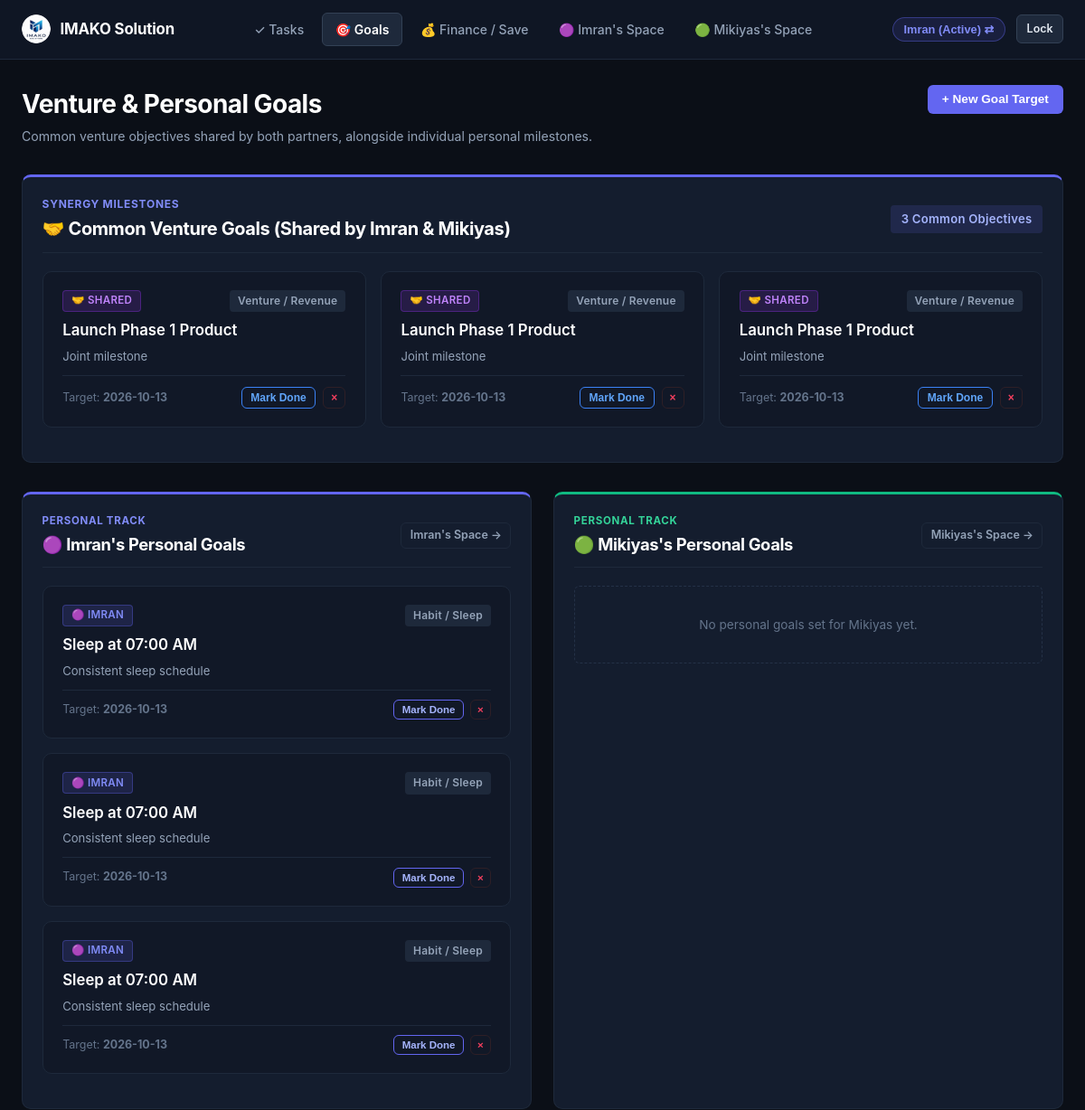
The page /goals (signed in, upper part) on the database as committed earlier.
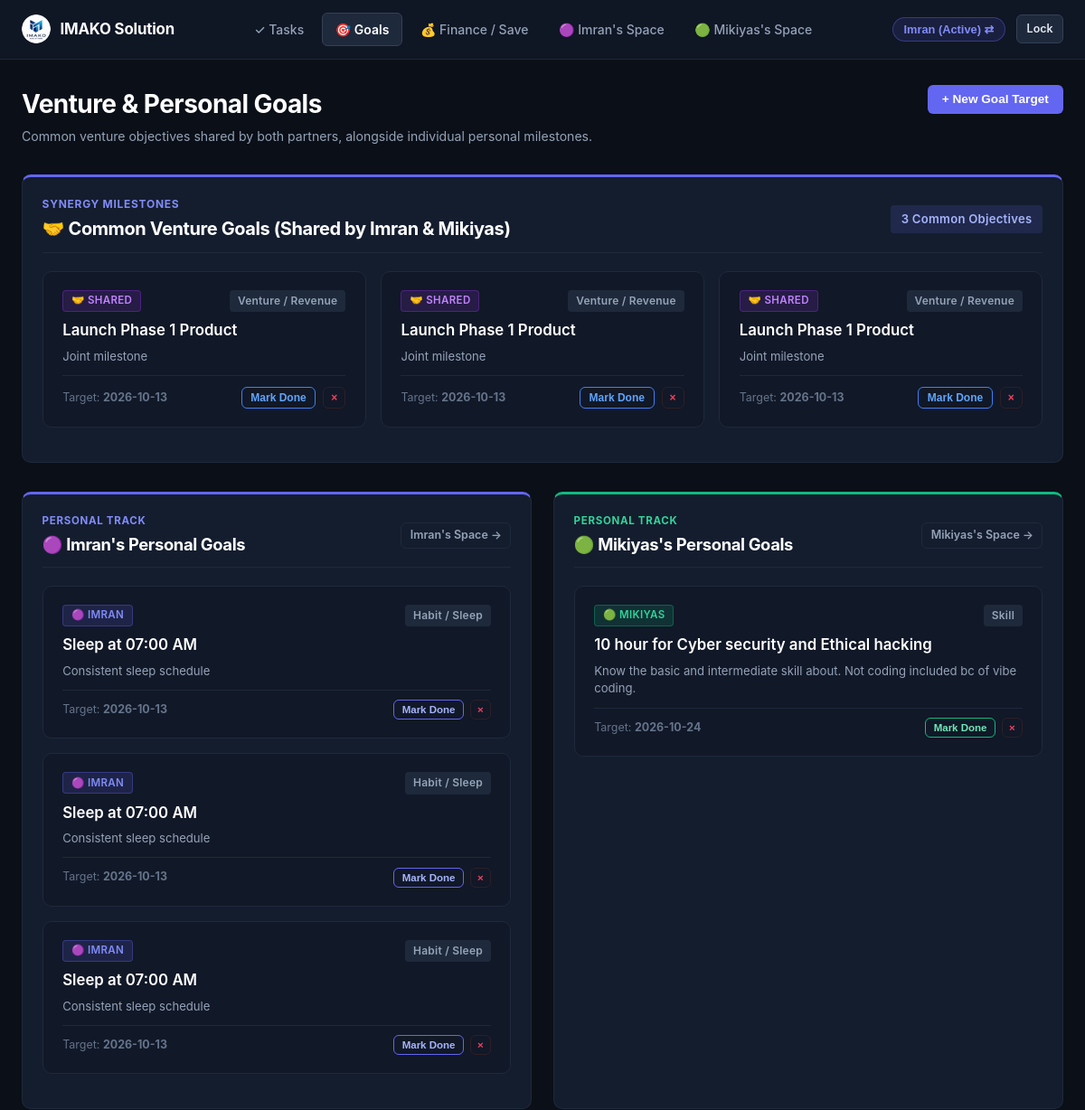
The same page on the database as committed later.
### tables this page shows
CREATE TABLE goals (
        id INTEGER PRIMARY KEY AUTOINCREMENT,
        goal_type TEXT NOT NULL CHECK(goal_type IN ('shared', 'imran', 'mikiyas')),
        title TEXT NOT NULL,
        description TEXT,
        target_time TEXT,
        target_date TEXT,
        category TEXT DEFAULT 'General',
        is_completed INTEGER NOT NULL DEFAULT 0,
        proof_image TEXT,
        proof_text TEXT,
        ai_verified INTEGER NOT NULL DEFAULT 0,
        ai_status TEXT NOT NULL DEFAULT 'Unverified',
        ai_feedback TEXT,
        reminder_enabled INTEGER NOT NULL DEFAULT 1,
        created_at TIMESTAMP DEFAULT CURRENT_TIMESTAMP
    , progress_pct INTEGER NOT NULL DEFAULT 0);

### app.py (the view)
@app.route("/goals")
def goals_view():
    viewer_id = session.get("logged_in_user", "imran")
    conn = get_db_connection()
    categorized = get_all_categorized_goals(conn)
    conn.close()
    return render_template(
        "goals.html",
        active_page="goals",
        shared_goals=categorized["shared"],
        imran_goals=categorized["imran"],
        mikiyas_goals=categorized["mikiyas"],
        viewer_id=viewer_id
    )

### templates/goals.html (shortened to what this page needs)
{% extends "base.html" %}
{% block content %}
<div style="margin-bottom: 2rem; display:flex; justify-content:space-between; align-items:flex-start; flex-wrap:wrap; gap:1rem;">
  <div>
    <h1 style="font-size:1.75rem; font-weight:700;">Venture &amp; Personal Goals</h1>
    <p style="font-size:0.88rem; color:var(--text-muted); margin-top:0.25rem;">
      Common venture objectives shared by both partners, alongside individual personal milestones.
    </p>
  </div>
  <button class="btn btn-primary" data-open-modal="addGoalModal">
    + New Goal Target
  </button>
</div>
<div class="card" style="margin-bottom: 2rem; border-top: 3px solid #6366f1;">
  <div class="card-header" style="margin-bottom: 1.25rem;">
    <div>
      <div style="font-size:0.75rem; font-weight:700; text-transform:uppercase; letter-spacing:0.06em; color:#818cf8; margin-bottom:0.2rem;">
        Synergy Milestones
      </div>
      <h2 style="font-size:1.25rem; font-weight:700; color:#ffffff;">
        🤝 Common Venture Goals (Shared by Imran &amp; Mikiyas)
      </h2>
    </div>
    <span class="badge" style="background:rgba(99, 102, 241, 0.15); color:#a5b4fc; font-size:0.82rem; padding:0.35rem 0.75rem;">
      {{ shared_goals|length }} Common Objectives
    </span>
  </div>
  {% if shared_goals %}
    <div style="display:grid; grid-template-columns: repeat(auto-fill, minmax(320px, 1fr)); gap:1rem;">
      {% for goal in shared_goals %}
        <div class="goal-tile {% if goal.is_completed %}completed{% endif %}">
          <div class="goal-tile-header">
            <span class="badge-assignee shared">🤝 Shared</span>
            <span class="badge" style="background:#1e293b; color:#94a3b8; font-size:0.75rem;">{{ goal.category }}</span>
          </div>
          <div class="goal-tile-title" style="margin-bottom:0.4rem; {% if goal.is_completed %}text-decoration:line-through; color:#64748b;{% endif %}">
            {{ goal.title }}
          </div>
          {% if goal.description %}
            <p style="font-size:0.82rem; color:var(--text-muted); margin-bottom:0.75rem; line-height:1.4;">
              {{ goal.description }}
            </p>
          {% endif %}
          <div style="display:flex; justify-content:space-between; align-items:center; font-size:0.78rem; color:var(--text-subtle); margin-top:0.75rem; padding-top:0.75rem; border-top:1px solid #1e293b;">
            <span>Target: <strong>{{ goal.target_date or 'No deadline' }}</strong></span>
            <div style="display:flex; align-items:center; gap:0.5rem;">
              <form action="{{ url_for('toggle_goal_status', goal_id=goal.id) }}" method="POST" style="margin:0;">
                <button type="submit" class="btn btn-outline btn-sm" style="padding:0.25rem 0.6rem; font-size:0.75rem; border-color:{% if goal.is_completed %}#10b981{% else %}#3b82f6{% endif %}; color:{% if goal.is_completed %}#34d399{% else %}#60a5fa{% endif %};">
                  {% if goal.is_completed %}✓ Done{% else %}Mark Done{% endif %}
                </button>
              </form>
              <form action="{{ url_for('delete_goal', goal_id=goal.id) }}" method="POST" style="margin:0;">
                <button type="submit" class="btn btn-outline btn-sm delete-confirm-btn" data-confirm-msg="Remove this goal?" style="padding:0.25rem 0.5rem; font-size:0.75rem; border-color:#2e1f26; color:#f43f5e;">
                  &times;
                </button>
              </form>
            </div>
          </div>
        </div>
      {% endfor %}
    </div>
  {% else %}
    <div style="padding:2.5rem 1rem; text-align:center; color:var(--text-muted); border:1px dashed #243147; border-radius:var(--radius-sm); font-size:0.88rem;">
      No shared common goals recorded yet. Click "+ New Goal Target" and select "Shared (Both of Us)".
    </div>
  {% endif %}
</div>
<div class="grid-2">
  <div class="card" style="border-top: 3px solid #6366f1;">
    <div class="card-header" style="margin-bottom: 1.25rem;">
      <div>
        <div style="font-size:0.72rem; font-weight:700; text-transform:uppercase; letter-spacing:0.06em; color:#818cf8; margin-bottom:0.2rem;">
          Personal Track
        </div>
        <h3 style="font-size:1.15rem; font-weight:700; color:#ffffff;">
          🟣 Imran's Personal Goals
        </h3>
      </div>
      <a href="/partner/imran" class="btn btn-outline btn-sm" style="font-size:0.78rem;">Imran's Space →</a>
    </div>
    {% if imran_goals %}
      {% for goal in imran_goals %}
        <div class="goal-tile {% if goal.is_completed %}completed{% endif %}">
          <div class="goal-tile-header">
            <span class="badge-assignee imran">🟣 Imran</span>
            <span class="badge" style="background:#1e293b; color:#94a3b8; font-size:0.75rem;">{{ goal.category }}</span>
          </div>
          <div class="goal-tile-title" style="margin-bottom:0.4rem; {% if goal.is_completed %}text-decoration:line-through; color:#64748b;{% endif %}">
            {{ goal.title }}
          </div>
          {% if goal.description %}
            <p style="font-size:0.82rem; color:var(--text-muted); margin-bottom:0.65rem;">
              {{ goal.description }}
            </p>
          {% endif %}
          <div style="display:flex; justify-content:space-between; align-items:center; font-size:0.78rem; color:var(--text-subtle); margin-top:0.65rem; padding-top:0.65rem; border-top:1px solid #1e293b;">
            <span>Target: <strong>{{ goal.target_date or 'Ongoing' }}</strong></span>
            <div style="display:flex; align-items:center; gap:0.4rem;">
              <form action="{{ url_for('toggle_goal_status', goal_id=goal.id) }}" method="POST" style="margin:0;">
                <button type="submit" class="btn btn-outline btn-sm" style="padding:0.25rem 0.55rem; font-size:0.72rem; border-color:{% if goal.is_completed %}#10b981{% else %}#6366f1{% endif %}; color:{% if goal.is_completed %}#34d399{% else %}#a5b4fc{% endif %};">
                  {% if goal.is_completed %}✓ Done{% else %}Mark Done{% endif %}
                </button>
              </form>
              <form action="{{ url_for('delete_goal', goal_id=goal.id) }}" method="POST" style="margin:0;">
                <button type="submit" class="btn btn-outline btn-sm delete-confirm-btn" data-confirm-msg="Remove this goal?" style="padding:0.25rem 0.45rem; font-size:0.72rem; border-color:#2e1f26; color:#f43f5e;">
                  &times;
                </button>
              </form>
            </div>
          </div>
        </div>
      {% endfor %}
    {% else %}
      <div style="padding:2rem 1rem; text-align:center; color:var(--text-subtle); border:1px dashed #243147; border-radius:var(--radius-sm); font-size:0.85rem;">
        No personal goals set for Imran yet.
      </div>
    {% endif %}
  </div>
  <div class="card" style="border-top: 3px solid #10b981;">
    <div class="card-header" style="margin-bottom: 1.25rem;">
      <div>
        <div style="font-size:0.72rem; font-weight:700; text-transform:uppercase; letter-spacing:0.06em; color:#34d399; margin-bottom:0.2rem;">
          Personal Track
        </div>
        <h3 style="font-size:1.15rem; font-weight:700; color:#ffffff;">
          🟢 Mikiyas's Personal Goals
        </h3>
      </div>
      <a href="/partner/mikiyas" class="btn btn-outline btn-sm" style="font-size:0.78rem;">Mikiyas's Space →</a>
    </div>
    {% if mikiyas_goals %}
      {% for goal in mikiyas_goals %}
        <div class="goal-tile {% if goal.is_completed %}completed{% endif %}">
          <div class="goal-tile-header">
            <span class="badge-assignee mikiyas">🟢 Mikiyas</span>
            <span class="badge" style="background:#1e293b; color:#94a3b8; font-size:0.75rem;">{{ goal.category }}</span>
          </div>
          <div class="goal-tile-title" style="margin-bottom:0.4rem; {% if goal.is_completed %}text-decoration:line-through; color:#64748b;{% endif %}">
            {{ goal.title }}
          </div>
          {% if goal.description %}
            <p style="font-size:0.82rem; color:var(--text-muted); margin-bottom:0.65rem;">
              {{ goal.description }}
            </p>
          {% endif %}
          <div style="display:flex; justify-content:space-between; align-items:center; font-size:0.78rem; color:var(--text-subtle); margin-top:0.65rem; padding-top:0.65rem; border-top:1px solid #1e293b;">
            <span>Target: <strong>{{ goal.target_date or 'Ongoing' }}</strong></span>
            <div style="display:flex; align-items:center; gap:0.4rem;">
              <form action="{{ url_for('toggle_goal_status', goal_id=goal.id) }}" method="POST" style="margin:0;">
                <button type="submit" class="btn btn-outline btn-sm" style="padding:0.25rem 0.55rem; font-size:0.72rem; border-color:{% if goal.is_completed %}#10b981{% else %}#10b981{% endif %}; color:{% if goal.is_completed %}#34d399{% else %}#6ee7b7{% endif %};">
                  {% if goal.is_completed %}✓ Done{% else %}Mark Done{% endif %}
                </button>
              </form>
              <form action="{{ url_for('delete_goal', goal_id=goal.id) }}" method="POST" style="margin:0;">
                <button type="submit" class="btn btn-outline btn-sm delete-confirm-btn" data-confirm-msg="Remove this goal?" style="padding:0.25rem 0.45rem; font-size:0.72rem; border-color:#2e1f26; color:#f43f5e;">
                  &times;
                </button>
              </form>
            </div>
          </div>
        </div>
      {% endfor %}
    {% else %}
      <div style="padding:2rem 1rem; text-align:center; color:var(--text-subtle); border:1px dashed #243147; border-radius:var(--radius-sm); font-size:0.85rem;">
        No personal goals set for Mikiyas yet.
      </div>
    {% endif %}
  </div>
</div>
{% endblock %}

### templates/base.html (shortened to what this page needs)
<!DOCTYPE html>
<html lang="en">
<head>
  <link rel="stylesheet" href="{{ url_for('static', filename='css/style.css') }}">
</head>
<body>
  <nav class="navbar">
    <div class="nav-container">
      <a href="/tasks" class="brand-logo">
        <img src="{{ url_for('static', filename='icons/icon-192.png') }}" alt="IMAKO Solution Logo" class="nav-brand-logo-img" style="border-radius:50%; width:32px; height:32px;">
        <span>IMAKO Solution</span>
      </a>
      <ul class="nav-links">
        <li>
          <a href="/tasks" class="nav-link {% if active_page == 'tasks' %}active{% endif %}">
            ✓ Tasks
          </a>
        </li>
        <li>
          <a href="/goals" class="nav-link {% if active_page == 'goals' %}active{% endif %}">
            🎯 Goals
          </a>
        </li>
        <li>
          <a href="/finance" class="nav-link {% if active_page in ('finance', 'money') %}active{% endif %}">
            💰 Finance / Save
          </a>
        </li>
        <li>
          <a href="/partner/imran" class="nav-link {% if active_page == 'partner_imran' %}active{% endif %}">
            🟣 Imran's Space
          </a>
        </li>
        <li>
          <a href="/partner/mikiyas" class="nav-link {% if active_page == 'partner_mikiyas' %}active{% endif %}">
            🟢 Mikiyas's Space
          </a>
        </li>
      </ul>
      <div class="nav-auth">
        {% if current_user %}
          <form action="{{ url_for('switch_partner') }}" method="POST" style="display:inline;">
            {% if current_user.id == 'imran' %}
              <button type="submit" class="user-badge" style="cursor:pointer; border:1px solid rgba(99, 102, 241, 0.4);" title="Currently Imran. Click to switch to Mikiyas">
                Imran (Active) ⇄
              </button>
            {% else %}
              <input type="hidden" name="partner_id" value="imran">
              <button type="submit" class="user-badge mikiyas" style="cursor:pointer; border:1px solid rgba(16, 185, 129, 0.4);" title="Currently Mikiyas. Click to switch to Imran">
                Mikiyas (Active) ⇄
              </button>
            {% endif %}
          </form>
          <a href="{{ url_for('logout') }}" class="btn btn-secondary btn-sm" style="padding:0.35rem 0.65rem; font-size:0.78rem;">Lock</a>
        {% endif %}
      </div>
    </div>
  </nav>
  <main class="main-content">
    {% block content %}{% endblock %}
  </main>
</body>
</html>

Rows that differ between the two databases and show on the page:
added goals: category "Skill", title "10 hour for Cyber security and Ethical hacking", description "Know the basic and intermediate skill about. Not coding included bc of vibe coding.", target_date "2026-10-24", is_completed "Mark Done", shown under "🟢 Mikiyas's Personal Goals"
Other text that changed with them:
text no longer shown: "No personal goals set for Mikiyas yet."
